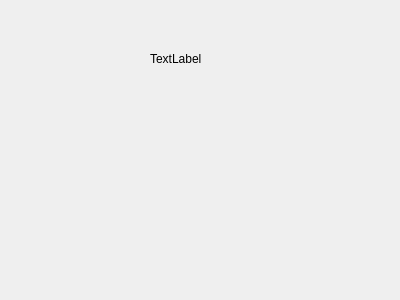
<?xml version="1.0" encoding="UTF-8"?>
<ui version="4.0">
 <class>Form</class>
 <widget class="QWidget" name="Form">
  <property name="geometry">
   <rect>
    <x>0</x>
    <y>0</y>
    <width>400</width>
    <height>300</height>
   </rect>
  </property>
  <property name="windowTitle">
   <string>Form</string>
  </property>
  <widget class="QLabel" name="image_label">
   <property name="geometry">
    <rect>
     <x>150</x>
     <y>50</y>
     <width>67</width>
     <height>17</height>
    </rect>
   </property>
   <property name="text">
    <string>TextLabel</string>
   </property>
  </widget>
 </widget>
 <resources/>
 <connections/>
</ui>
